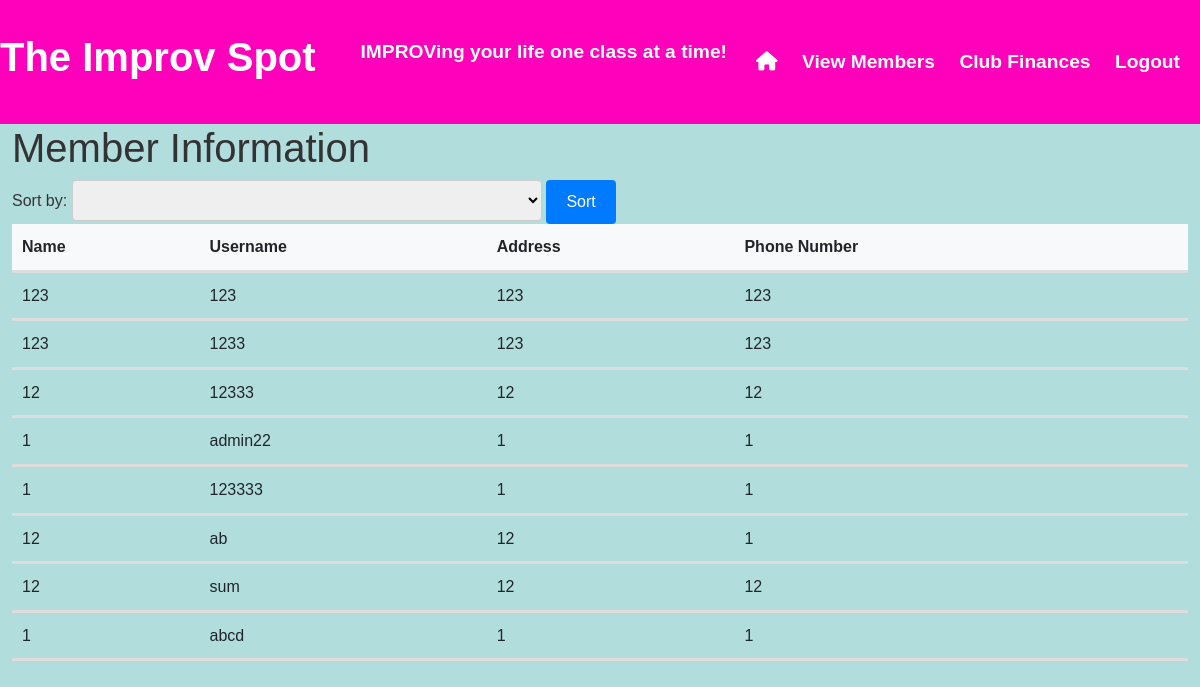
The app's page /test (signed in) with its own data.
### app.py (models this page shows, shortened)
class User(db.Model):
    id = db.Column(db.Integer, primary_key=True, autoincrement=True)
    username = db.Column(db.String(30), unique=True, nullable=False)
    hash = db.Column(db.String, nullable=False)
    name = db.Column(db.String(50), nullable=False)
    phone_number = db.Column(db.String)
    address = db.Column(db.String)
    total_payments = db.Column(db.Integer)
    current_payment = db.Column(db.Integer) # how much the user currently pays for a class
    weekly_status = db.Column(db.JSON)  # Storing a dictionary as JSON

### app.py (the view, shortened to what this page needs)
@app.route('/test', methods=['GET', 'POST'])
@admin_required
def pickSortFunction():
    return test3()

### app.py (called while the page is built)
def test3():
    users = db.session.query(User).all()
    usersAsList = []
    for user in users:
        usersAsList.append([user.name, user.username, user.phone_number, user.address])
    return render_template('test.html', users=usersAsList, sortCriteria="")

### helpers.py (called while the page is built)
def admin_required(f):
    @wraps(f)
    def decorated_function(*args, **kwargs):
        if session.get('admin_id') is None:
            return redirect('/adminlogin')
        return f(*args, **kwargs)
    return decorated_function

### templates/test.html (shortened to what this page needs)
{% extends "adminside.html" %}
{% block main %}
    <h1>Member Information</h1>
    <form method="POST">
        <label for="sort">Sort by:</label>
        <select class="form-control-2" id="sort" name="sort">
            <option value="ALL"> </option>
            <option value="ALL">ALL</option>
        </select>
        <button type="submit" class="btn btn-primary">Sort</button>
    </form>
    <table class="table">
        <tr>
            <th>Name</th>
            <th>Username</th>
            <th>Address</th>
            <th>Phone Number</th>
            <th>{{ sortCriteria }}</tr>
    {% for user in users %}
            <tr>
                <td>{{ user[0] }}</td>
                <td>{{ user[1] }}</td>
                <td>{{ user[2] }}</td>
                <td>{{ user[3] }}</td>
                <td>{{ user[4] }}</td>
            </tr>
    {% endfor %}
</table>
{% endblock %}

### static/styles.css (style rules this page uses)
body { font-family: 'Arial', sans-serif; line-height: 1.6; margin: 0; padding: 0; background-color: #b1dddd; color: #333; }
.btn { display: inline-block; padding: 10px 20px; font-size: 1rem; border: none; border-radius: 4px; cursor: pointer; transition: background-color 0.3s ease; }
.btn-primary { background-color: #007bff; color: #fff; }
.form-control-2 { width: 40%; padding: 10px; font-size: 1rem; border: 1px solid #ccc; border-radius: 4px; transition: border-color 0.3s ease; }
.table { width: 100%; margin-bottom: 20px; border-collapse: collapse; }
.table th, .table td { padding: 10px; text-align: left; border-bottom: 3px solid #ddd; }
.table th { background-color: #f8f9fa; }

### records on screen
User: name "123", username "123", phone_number "123", address "123"
User: name "123", username "1233", phone_number "123", address "123"
User: name "12", username "12333", phone_number "12", address "12"
User: user "1", username "admin22", hash "1", name "1"
User: user "1", username "123333", hash "1", name "1"
User: name "12", username "ab", phone_number "12", address "1"
User: name "12", username "sum", phone_number "12", address "12"
User: user "1", username "abcd", hash "1", name "1"
